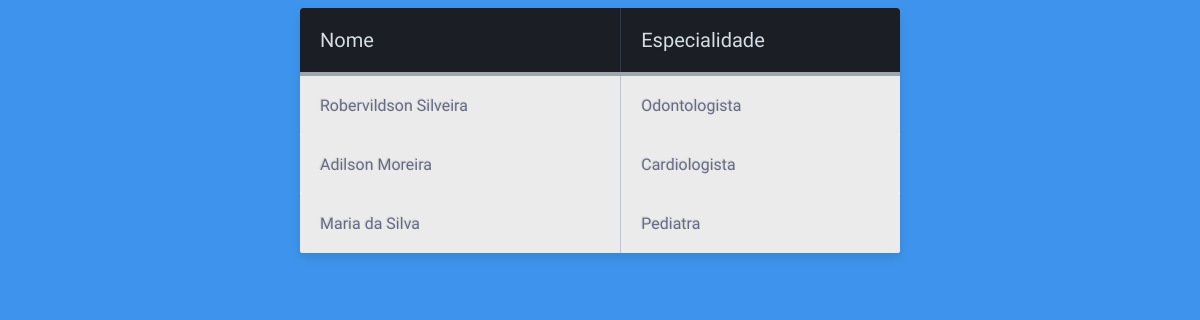
/server/verTodosMedicos.php, run on the app's committed database.
### tables this page shows
CREATE TABLE medico (	crm VARCHAR(15),
						cpf VARCHAR(14),
						nome VARCHAR(50),
                        data_nas DATE,
                        email VARCHAR(150),
                        endereco VARCHAR(100),
                        telefone VARCHAR(50),
                        especialidade VARCHAR(30),
                        usuario VARCHAR(256) NOT NULL UNIQUE,
                        senha VARCHAR(256),
						PRIMARY KEY (crm)
);

### server/database/connectDB.php (called while the page is built, shortened)
<?php
function connectToDB($username, $password)
{
    $servername = 'localhost';
    $dbname = 'clinical_system';
    $conn = new mysqli($servername, $username, $password, $dbname);
    return $conn;
}
?>

### server/verTodosMedicos.php (called while the page is built, shortened)
<?php
    require_once "database/LogicaAtendente.php";
    $lAtendente = new LogicaAtendente();
    $lAtendente->verTodosMedicos();
?>

### server/database/LogicaAtendente.php (the view, shortened to what this page needs)
<?php
require_once "connectDB.php";
class LogicaAtendente
{
    private $conn;
    function __construct()
    {
        $this->conn = connectToDB('root', 'Dijkstra');
        $this->conn->set_charset("utf8");
    }
    public function verTodosMedicos()
    {
        $sql = "SELECT nome, especialidade FROM medico";
        $result = $this->conn->query($sql);
        if ($result->num_rows > 0)
        {
            echo '  <head>
                        <link rel="stylesheet" type="text/css" href="database/table.css">
                    </head>';
            echo '<table class="table-fill">
                    <thead>
                        <tr>
                            <th class="text-left">Nome</th>
                            <th class="text-left">Especialidade</th>
                        </tr>
                    </thead>';
            while($row = $result->fetch_assoc())
            {
                $nome =  $row['nome'];
                $especialidade =  $row['especialidade'];
                echo "<tbody class=\"table-hover\">
                        <tr>
                            <td>$nome</td>
                            <td>$especialidade</td>";
                echo '</tr>';
            }
            echo '</tbody>
                </table>';
        }
        else
        {
            echo "Nenhuma consulta encontrada.";
        }
    }
}
?>

### server/database/table.css (style rules this page uses)
.table-fill { background: white; border-radius:3px; border-collapse: collapse; margin: auto; max-width: 600px; padding:5px; width: 100%; box-shadow: 0 5px 10px rgba(0, 0, 0, 0.1); animation: float 5s infinite; }
th { font-size: 20px; color:#D5DDE5;; background:#1b1e24; border-bottom:4px solid #9ea7af; border-right: 1px solid #343a45; font-weight: 100; padding:20px; text-align:left; text-shadow: 0 1px 1px rgba(0, 0, 0, 0.1); vertical-align:middle; }
th:first-child { border-top-left-radius:3px; }
th:last-child { border-top-right-radius:3px; border-right:none; }
tr { border-top: 1px solid #C1C3D1; border-bottom-: 1px solid #C1C3D1; color:#666B85; font-weight:normal; text-shadow: 0 1px 1px rgba(256, 256, 256, 0.1); }
tr:first-child { border-top:none; }
tr:last-child { border-bottom:none; }
tr:nth-child(odd) td { background:#EBEBEB; }
tr:last-child td:first-child { border-bottom-left-radius:3px; }
tr:last-child td:last-child { border-bottom-right-radius:3px; }
td { background:#FFFFFF; padding:20px; text-align:left; vertical-align:middle; font-weight:300; text-shadow: -1px -1px 1px rgba(0, 0, 0, 0.1); border-right: 1px solid #C1C3D1; }
td:last-child { border-right: 0px; }
th.text-left { text-align: left; }

### data on the page
medico: nome "Robervildson Silveira", especialidade "Odontologista"
medico: nome "Adilson Moreira", especialidade "Cardiologista"
medico: nome "Maria da Silva", especialidade "Pediatra"
